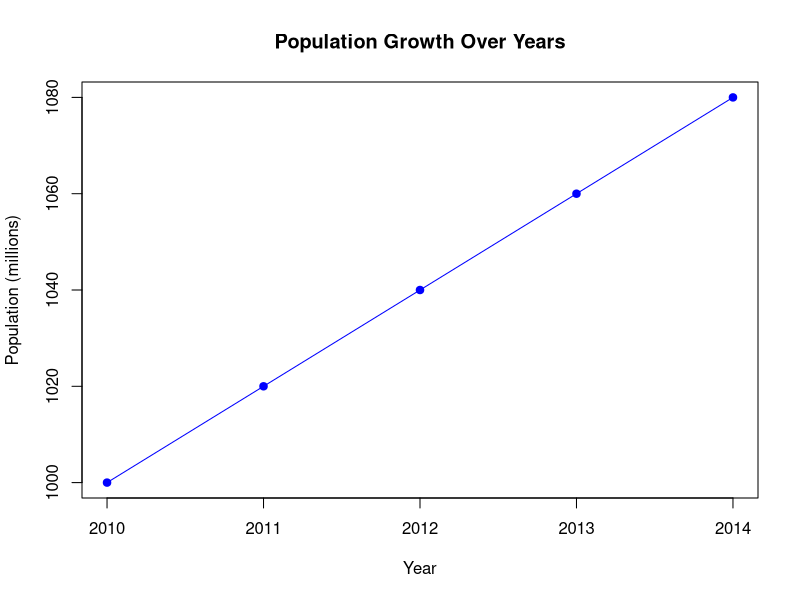

This figure's R source:
# Data
year <- c(2010, 2011, 2012, 2013, 2014)
population <- c(1000, 1020, 1040, 1060, 1080)

# Line plot
plot(year, population, 
     type="o", col="blue",
     main="Population Growth Over Years",
     xlab="Year", 
     ylab="Population (millions)",
     pch=19)
